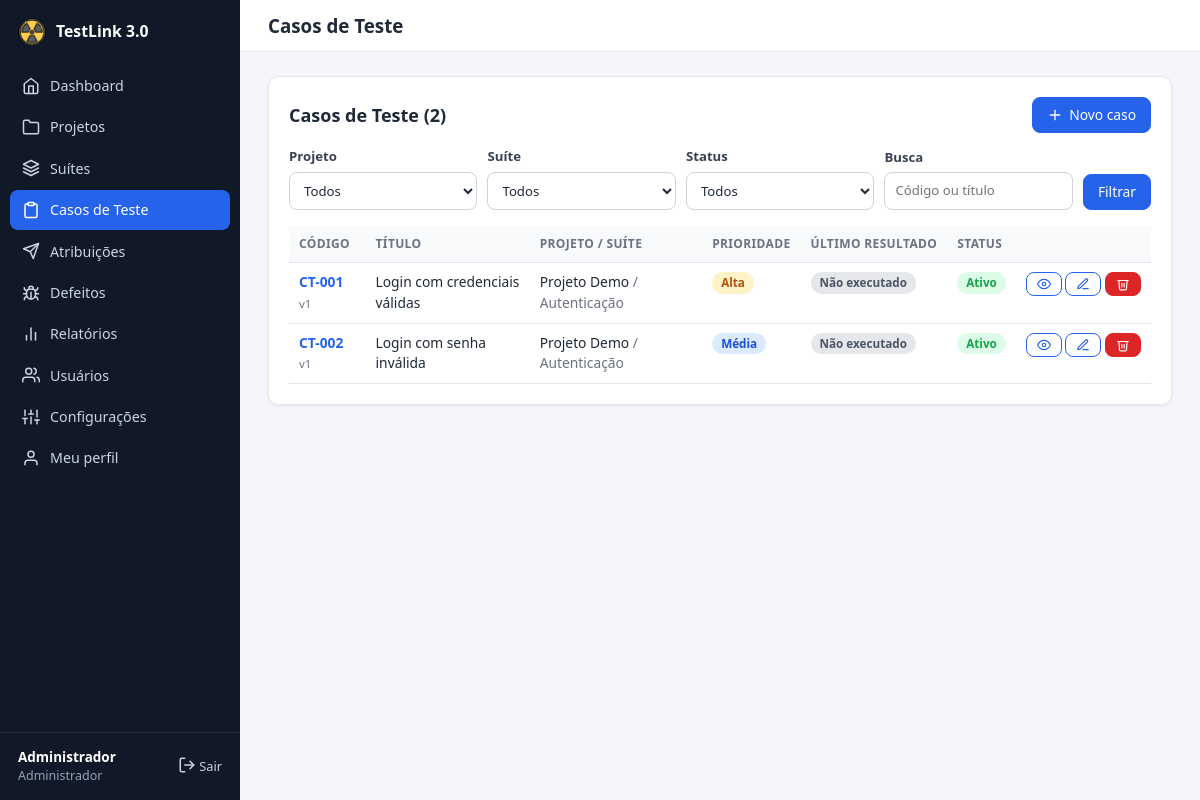
The app's page /cases.php (signed in) with its own data.
### tables this page shows
CREATE TABLE users (
    id            INT UNSIGNED AUTO_INCREMENT PRIMARY KEY,
    name          VARCHAR(120) NOT NULL,
    email         VARCHAR(160) NOT NULL UNIQUE,
    password_hash VARCHAR(255) NOT NULL,
    role          ENUM('admin','tester','developer','viewer') NOT NULL DEFAULT 'tester',
    active        TINYINT(1) NOT NULL DEFAULT 1,
     
    status        ENUM('approved','pending','rejected') NOT NULL DEFAULT 'approved',
    created_at    DATETIME NOT NULL DEFAULT CURRENT_TIMESTAMP
);

CREATE TABLE test_cases (
    id              INT UNSIGNED AUTO_INCREMENT PRIMARY KEY,
    project_id      INT UNSIGNED NOT NULL,
    suite_id        INT UNSIGNED NOT NULL,
    code            VARCHAR(40) NOT NULL,
    title           VARCHAR(200) NOT NULL,
    preconditions   TEXT NULL,
    steps           TEXT NOT NULL,
    expected_result TEXT NOT NULL,
    priority        ENUM('low','medium','high','critical') NOT NULL DEFAULT 'medium',
    status          ENUM('active','inactive') NOT NULL DEFAULT 'active',
    version         INT UNSIGNED NOT NULL DEFAULT 1,
    created_by      INT UNSIGNED NULL,
    created_at      DATETIME NOT NULL DEFAULT CURRENT_TIMESTAMP,
    updated_at      DATETIME NOT NULL DEFAULT CURRENT_TIMESTAMP ON UPDATE CURRENT_TIMESTAMP,
    UNIQUE KEY uq_case_code (project_id, code),
    FOREIGN KEY (project_id) REFERENCES projects(id) ON DELETE CASCADE,
    FOREIGN KEY (suite_id)   REFERENCES suites(id)   ON DELETE CASCADE,
    FOREIGN KEY (created_by) REFERENCES users(id)    ON DELETE SET NULL
);

CREATE TABLE projects (
    id          INT UNSIGNED AUTO_INCREMENT PRIMARY KEY,
    name        VARCHAR(150) NOT NULL,
    description TEXT NULL,
    status      ENUM('active','archived') NOT NULL DEFAULT 'active',
    created_by  INT UNSIGNED NULL,
    created_at  DATETIME NOT NULL DEFAULT CURRENT_TIMESTAMP,
    FOREIGN KEY (created_by) REFERENCES users(id) ON DELETE SET NULL
);

CREATE TABLE suites (
    id          INT UNSIGNED AUTO_INCREMENT PRIMARY KEY,
    project_id  INT UNSIGNED NOT NULL,
    name        VARCHAR(150) NOT NULL,
    description TEXT NULL,
    created_at  DATETIME NOT NULL DEFAULT CURRENT_TIMESTAMP,
    FOREIGN KEY (project_id) REFERENCES projects(id) ON DELETE CASCADE
);

### includes/db.php (called while the page is built)
<?php
function db(): PDO
{
    static $pdo = null;
    if ($pdo === null) {
        $dsn = 'mysql:host=' . DB_HOST . ';dbname=' . DB_NAME . ';charset=' . DB_CHARSET;
        try {
            $pdo = new PDO($dsn, DB_USER, DB_PASS, [
                PDO::ATTR_ERRMODE            => PDO::ERRMODE_EXCEPTION,
                PDO::ATTR_DEFAULT_FETCH_MODE => PDO::FETCH_ASSOC,
                PDO::ATTR_EMULATE_PREPARES   => false,
            ]);
        } catch (PDOException $e) {
            http_response_code(500);
            exit('<h1>Erro de conexão</h1><p>Não foi possível conectar ao banco de dados. '
                . 'Verifique <code>config/config.php</code> e se o <code>database.sql</code> foi importado.</p>');
        }
    }
    return $pdo;
}
function q(string $sql, array $params = []): PDOStatement
{
    $st = db()->prepare($sql);
    $st->execute($params);
    return $st;
}

### includes/auth.php (called while the page is built, shortened)
<?php
function current_user(): ?array
{
    static $user = false;
    if ($user !== false) {
        return $user;
    }
    $row = q('SELECT id, name, email, role, active FROM users WHERE id = ?', [$_SESSION['uid']])->fetch();
    return $user = $row;
}
function require_login(): array
{
    $u = current_user();
    return $u;
}
function require_role(string ...$roles): array
{
    $u = require_login();
    return $u;
}

### cases.php (the view, shortened to what this page needs)
<?php
require __DIR__ . '/includes/bootstrap.php';
$user = require_role('admin', 'viewer');
$isAdmin = $user['role'] === 'admin';
$fProject = get_int('project');
$fSuite = get_int('suite');
$fStatus = $_GET['status'] ?? '';
$fSearch = trim($_GET['q'] ?? '');
$where = ['1=1'];
$params = [];
$rows = q('SELECT tc.id, tc.code, tc.title, tc.priority, tc.status, tc.version, p.name project, s.name suite,
                  ex.result last_result
           FROM test_cases tc
           JOIN projects p ON p.id = tc.project_id
           JOIN suites s ON s.id = tc.suite_id
           LEFT JOIN executions ex ON ex.id = (SELECT MAX(id) FROM executions WHERE case_id = tc.id)
           WHERE ' . implode(' AND ', $where) . ' ORDER BY p.name, s.name, tc.code', $params)->fetchAll();
$projects = project_list();
$suites = $fProject
    ? q('SELECT id, name FROM suites WHERE project_id = ? ORDER BY name', [$fProject])->fetchAll(PDO::FETCH_KEY_PAIR)
    : q('SELECT id, name FROM suites ORDER BY name')->fetchAll(PDO::FETCH_KEY_PAIR);
$pageTitle = 'Casos de Teste';
$active = 'cases.php';
include __DIR__ . '/includes/header.php';
?>
<div class="card">
    <div class="card-head">
        <h2>Casos de Teste (<?= count($rows) ?>)</h2>
        <?php if ($isAdmin): ?><a class="btn" href="case_form.php<?= $fSuite ? '?suite=' . $fSuite : '' ?>"><?= icon('plus', 16) ?> Novo caso</a><?php endif; ?>
    </div>
    <form method="get" class="filters">
        <label class="field">Projeto <select name="project"><?= options($projects, $fProject ?: null, true) ?></select></label>
        <label class="field">Suíte <select name="suite"><?= options($suites, $fSuite ?: null, true) ?></select></label>
        <label class="field">Status <select name="status"><?= options(['active' => 'Ativo', 'inactive' => 'Inativo'], $fStatus, true) ?></select></label>
        <label class="field">Busca <input type="search" name="q" placeholder="Código ou título" value="<?= e($fSearch) ?>"></label>
        <button class="btn" type="submit">Filtrar</button>
    </form>
    <div class="table-wrap"><table>
        <thead><tr><th>Código</th><th>Título</th><th>Projeto / Suíte</th><th>Prioridade</th><th>Último resultado</th><th>Status</th><th></th></tr></thead>
        <tbody>
        <?php foreach ($rows as $r): ?>
            <tr>
                <td><a href="case_view.php?id=<?= (int)$r['id'] ?>"><strong><?= e($r['code']) ?></strong></a> <small class="muted">v<?= (int)$r['version'] ?></small></td>
                <td><?= e($r['title']) ?></td>
                <td><?= e($r['project']) ?> <span class="muted">/ <?= e($r['suite']) ?></span></td>
                <td><?= level_badge($r['priority']) ?></td>
                <td><?= result_badge($r['last_result']) ?></td>
                <td><?= $r['status'] === 'active' ? badge('Ativo', 'green') : badge('Inativo', 'gray') ?></td>
                <td class="actions">
                    <a class="btn btn-sm btn-ghost" href="case_view.php?id=<?= (int)$r['id'] ?>"><?= icon('eye', 14) ?></a>
                    <?php if ($isAdmin): ?>
                    <a class="btn btn-sm btn-ghost" href="case_form.php?id=<?= (int)$r['id'] ?>"><?= icon('edit', 14) ?></a>
                    <form method="post" class="inline-form" data-confirm="Excluir este caso de teste e seu histórico de execuções?">
                        <button class="btn btn-sm btn-danger" type="submit"><?= icon('trash', 14) ?></button>
                    </form>
                    <?php endif; ?>
                </td>
            </tr>
        <?php endforeach; ?>
        </tbody>
    </table></div>
</div>
<?php include __DIR__ . '/includes/footer.php'; ?>

### includes/header.php (shortened to what this page needs)
<?php
$user = current_user();
$pageTitle = $pageTitle ?? '';
$active = $active ?? '';
$clean = !empty($_GET['clean']);
$sys = get_setting('system_name', APP_NAME);
?>
<!DOCTYPE html>
<html lang="pt-BR">
<head>
    <link rel="stylesheet" href="assets/css/style.css?v=<?= (int)@filemtime(__DIR__ . '/../assets/css/style.css') ?>">
</head>
<body class="<?= trim(($clean ? 'clean ' : '') . ($bodyClass ?? '')) ?>">
<?php if ($user): ?>
<div class="layout">
    <aside class="sidebar" id="sidebar">
        <a class="brand" href="dashboard.php">
            <img src="assets/img/favicon.png" alt="" width="28" height="28">
            <span><?= e($sys) ?></span>
        </a>
        <nav>
            <?php foreach (nav_items($user['role']) as [$file, $label, $ico]): ?>
                <a href="<?= e($file) ?>" class="<?= $active === strtok($file, '?') ? 'active' : '' ?>">
                    <?= icon($ico) ?> <span><?= e($label) ?></span>
                </a>
            <?php endforeach; ?>
        </nav>
        <div class="sidebar-foot">
            <div class="who">
                <strong><?= e($user['name']) ?></strong>
                <small><?= e(ROLES[$user['role']]) ?></small>
            </div>
            <a href="logout.php" class="logout" title="Sair"><?= icon('logout') ?> Sair</a>
        </div>
    </aside>
    <div class="main">
        <header class="topbar no-print">
            <h1><?= e($pageTitle) ?></h1>
        </header>
        <main class="content">
<?php else: ?>
<main class="auth-wrap">
<?php endif; ?>

### includes/helpers.php (shortened to what this page needs)
<?php
function e($value): string
{
    return htmlspecialchars((string)$value, ENT_QUOTES | ENT_SUBSTITUTE, 'UTF-8');
}
function get_int(string $key): int
{
    return (int)($_GET[$key] ?? 0);
}
function get_setting(string $key, string $default = ''): string
{
    static $cache = null;
    if ($cache === null) {
        try {
            $cache = db()->query('SELECT k, v FROM settings')->fetchAll(PDO::FETCH_KEY_PAIR);
        } catch (Throwable $e) {
            $cache = [];
        }
    }
    return $cache[$key] ?? $default;
}
function badge(string $text, string $class): string
{
    return '<span class="badge badge-' . e($class) . '">' . e($text) . '</span>';
}
function result_badge(?string $r): string
{
    if (!$r) {
        return badge('Não executado', 'gray');
    }
    $map = ['passed' => 'green', 'failed' => 'red', 'blocked' => 'amber'];
    return badge(RESULTS[$r] ?? $r, $map[$r] ?? 'gray');
}
function level_badge(string $l): string
{
    $map = ['low' => 'gray', 'medium' => 'blue', 'high' => 'amber', 'critical' => 'red'];
    return badge(LEVELS[$l] ?? $l, $map[$l] ?? 'gray');
}
function options(array $items, $selected = null, bool $blank = false, string $blankLabel = 'Todos'): string
{
    $html = $blank ? '<option value="">' . e($blankLabel) . '</option>' : '';
    foreach ($items as $k => $label) {
        $sel = ((string)$k === (string)$selected) ? ' selected' : '';
        $html .= '<option value="' . e($k) . '"' . $sel . '>' . e($label) . '</option>';
    }
    return $html;
}
function project_list(): array
{
    return q('SELECT id, name FROM projects ORDER BY name')->fetchAll(PDO::FETCH_KEY_PAIR);
}
function icon(string $name, int $size = 18): string
{
    $p = $paths[$name] ?? '';
    return '<svg class="icon" width="' . $size . '" height="' . $size . '" viewBox="0 0 24 24" fill="none" '
        . 'stroke="currentColor" stroke-width="2" stroke-linecap="round" stroke-linejoin="round" aria-hidden="true">'
        . $p . '</svg>';
}

### includes/footer.php (shortened to what this page needs)
<?php if (current_user()): ?>
        </main>
    </div>
</div>
<?php else: ?>
</main>
<?php endif; ?>
</body>
</html>

### records on screen
users: name "Administrador", role "Administrador", project "Todos"
test_cases: code "CT-001", version "1", title "Login com credenciais válidas", project.name "Projeto Demo", suite.name "Autenticação", text "Alta Não executado Ativo", $size 14 (drawn)
test_cases: code "CT-002", version "1", title "Login com senha inválida", project.name "Projeto Demo", suite.name "Autenticação", text "Média Não executado Ativo", $size 14 (drawn)

### other values on screen
$sys "TestLink 3.0"
$label "Dashboard"
$label "Projetos"
$label "Suítes"
$label "Casos de Teste"
$label "Atribuições"
$label "Defeitos"
$label "Relatórios"
$label "Usuários"
$label "Configurações"
$label "Meu perfil"
$pageTitle "Casos de Teste"
count($rows) "2"
form field suite "Todos"
form field status "Todos"
